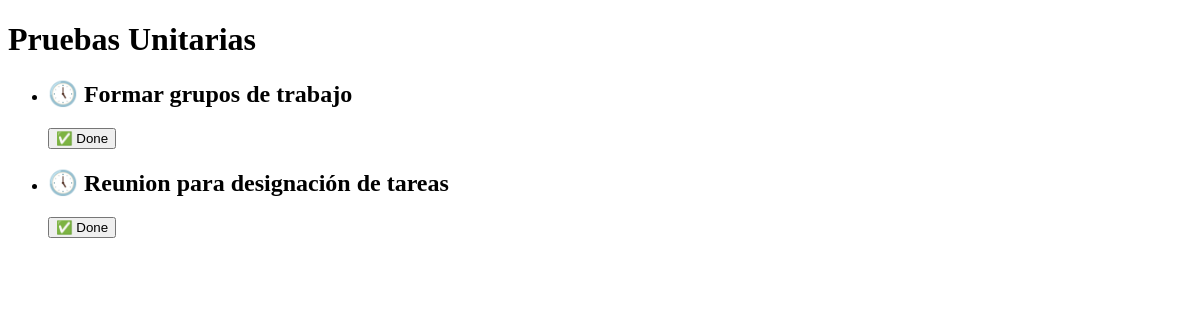
Before: /proyectos/2 with the older database file.
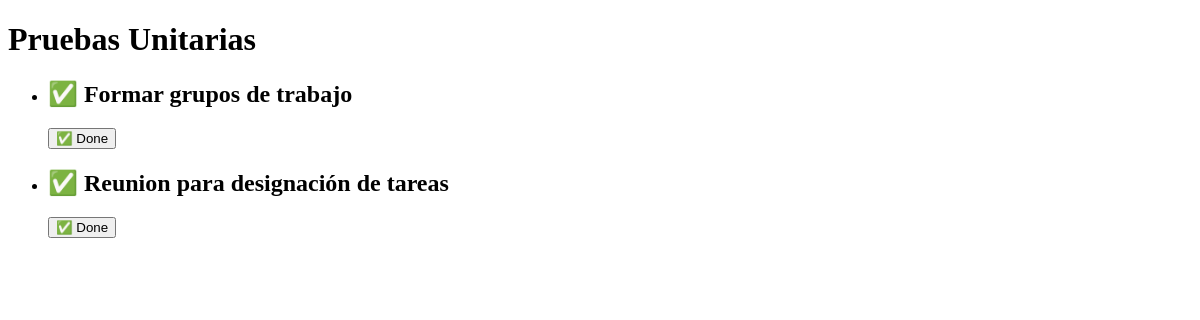
After: the same page with the newer database file.
### App1/models.py (models this page shows, shortened)
class TareaDb(models.Model):
    nombreT = models.CharField(max_length=100,verbose_name="Nombre")
    fecha_inicio = models.DateField(verbose_name='Fecha Inicia')
    fecha_fin = models.DateField(verbose_name='Fecha Fin')
    asignado = models.ForeignKey(UsuarioDb, on_delete=models.CASCADE,verbose_name="Responsables")
    proyecto_fk = models.ForeignKey(ProyectoDb, on_delete=models.CASCADE,verbose_name='Proyecto')
    done = models.BooleanField(default=False)
    class Meta:
        db_table="Tareas"
        verbose_name = "Tarea"
        verbose_name_plural = "Tareas"

### App1/views.py (the view)
# urls.py: path('proyectos/<int:id>',ProyectoView),
def ProyectoView(request,id):
    proyecto = get_object_or_404(ProyectoDb,id=id)
    return render(request,'tareas.html',{"objeto":proyecto})

### App1/templates/tareas.html (shortened to what this page needs)
<!DOCTYPE html>
<html lang="en">
<head>
</head>
<body>
    <h1>{{objeto.nombreP}}</h1>
    <ul>
        {% for i in objeto.tareadb_set.all  %}
        <li>
            <h2> {% if i.done == False%} 🕔 {% else %} ✅ {% endif %}{{i.nombreT}} </h2>
        <form action="{% url 'actualizar_item' i.id %}" method="post">
            <button type="submit"> ✅ Done </button>
        </form>
    </li>
        {% endfor %}
    </ul>
</body>
</html>

Changed rows visible on the page:
changed TareaDb "Formar grupos de trabajo": done "🕔" → "✅"
changed TareaDb "Reunion para designación de tareas": done "🕔" → "✅"
